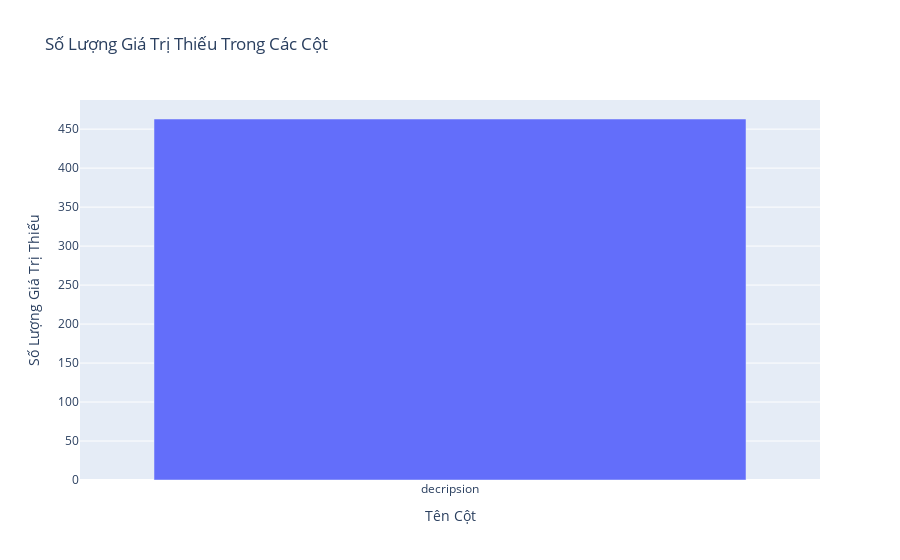

Notebook source saved alongside this figure:
### Code cell
# Kiểm tra số lượng giá trị thiếu cho mỗi cột
missing_values = df.isnull().sum()

# Vẽ biểu đồ bar cho các giá trị thiếu
fig = px.bar(missing_values[missing_values > 0], x=missing_values[missing_values > 0].index, y=missing_values[missing_values > 0].values,
             labels={'x': 'Tên Cột', 'y': 'Số Lượng Giá Trị Thiếu'},
             title='Số Lượng Giá Trị Thiếu Trong Các Cột')

# Hiển thị biểu đồ
fig.show()

### Figure 1 — Plotly figure (JSON) as saved in the notebook; plotly's stock layout.template omitted (floating-point values rounded to 4 significant figures)
{"data": [{"alignmentgroup": "True", "hovertemplate": "Tên Cột=%{x}<br>Số Lượng Giá Trị Thiếu=%{y}<extra></extra>", "legendgroup": "", "marker": {"color": "#636efa", "pattern": {"shape": ""}}, "name": "", "offsetgroup": "", "orientation": "v", "showlegend": false, "textposition": "auto", "type": "bar", "x": ["decripsion"], "xaxis": "x", "y": [463], "yaxis": "y"}], "layout": {"barmode": "relative", "legend": {"tracegroupgap": 0}, "title": {"text": "Số Lượng Giá Trị Thiếu Trong Các Cột"}, "xaxis": {"anchor": "y", "domain": [0, 1], "title": {"text": "Tên Cột"}}, "yaxis": {"anchor": "x", "domain": [0, 1], "title": {"text": "Số Lượng Giá Trị Thiếu"}}}}
